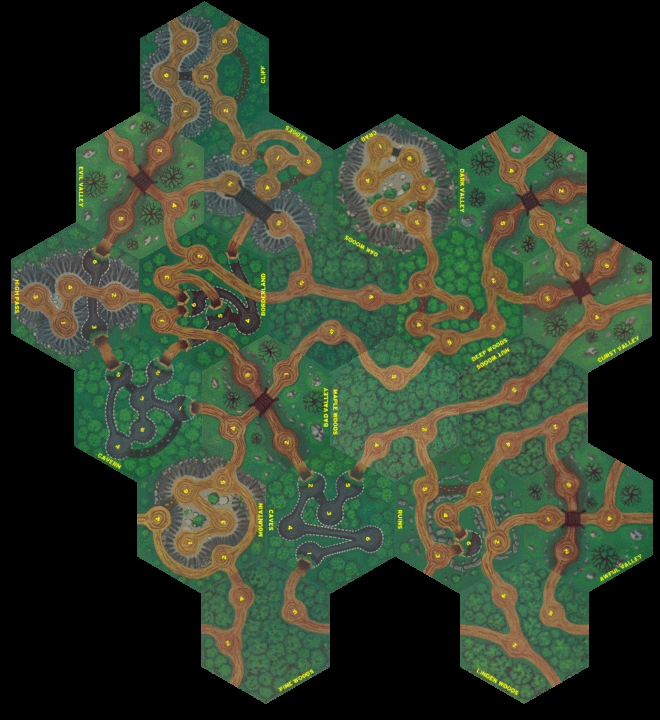

This is a level from a 2D game, rendered from its Tiled map with the project's own tilesets. A one-line summary and the map file follow, with tile-layer data summarised:
An orthogonal 33x36 tile map with 20x20 px tiles, 1 tile layer (Board) and 115 objects.

<map version="1.0" orientation="orthogonal" renderorder="right-down" width="33" height="36" tilewidth="20" tileheight="20" nextobjectid="130">
 <tileset firstgid="1" name="map-v2" tilewidth="20" tileheight="20">
  <image source="map-v2.gif" trans="ff00ff" width="800" height="800" />
 </tileset>
 <layer name="Board" width="33" height="36">
  <data>[1188 cells, 1188 non-empty, 1188 distinct tile ids]</data>
 </layer>
 <objectgroup name="Object Layer 1">
  <object id="1" x="180" y="40">
   <ellipse />
  </object>
  <object id="2" x="220" y="40">
   <ellipse />
  </object>
  <object id="3" x="240" y="20">
   <ellipse />
  </object>
  <object id="4" x="180" y="20">
   <ellipse />
  </object>
  <object id="5" x="160" y="80">
   <ellipse />
  </object>
  <object id="6" x="200" y="80">
   <ellipse />
  </object>
  <object id="7" x="180" y="100">
   <ellipse />
  </object>
  <object id="8" x="220" y="120">
   <ellipse />
  </object>
  <object id="9" x="240" y="140">
   <ellipse />
  </object>
  <object id="10" x="280" y="160">
   <ellipse />
  </object>
  <object id="11" x="320" y="160">
   <ellipse />
  </object>
  <object id="12" x="260" y="180">
   <ellipse />
  </object>
  <object id="13" x="220" y="180">
   <ellipse />
  </object>
  <object id="14" x="280" y="220">
   <ellipse />
  </object>
  <object id="15" x="380" y="140">
   <ellipse />
  </object>
  <object id="16" x="420" y="160">
   <ellipse />
  </object>
  <object id="17" x="360" y="180">
   <ellipse />
  </object>
  <object id="18" x="380" y="220">
   <ellipse />
  </object>
  <object id="19" x="420" y="220">
   <ellipse />
  </object>
  <object id="20" x="420" y="200">
   <ellipse />
  </object>
  <object id="21" x="500" y="160">
   <ellipse />
  </object>
  <object id="22" x="560" y="180">
   <ellipse />
  </object>
  <object id="23" x="500" y="220">
   <ellipse />
  </object>
  <object id="24" x="540" y="220">
   <ellipse />
  </object>
  <object id="25" x="560" y="260">
   <ellipse />
  </object>
  <object id="26" x="600" y="260">
   <ellipse />
  </object>
  <object id="27" x="600" y="320">
   <ellipse />
  </object>
  <object id="28" x="540" y="300">
   <ellipse />
  </object>
  <object id="29" x="620" y="240">
   <ellipse />
  </object>
  <object id="30" x="640" y="300">
   <ellipse />
  </object>
  <object id="31" x="580" y="400">
   <ellipse />
  </object>
  <object id="32" x="620" y="460">
   <ellipse />
  </object>
  <object id="33" x="660" y="520">
   <ellipse />
  </object>
  <object id="34" x="620" y="520">
   <ellipse />
  </object>
  <object id="36" x="560" y="560">
   <ellipse />
  </object>
  <object id="37" x="560" y="520">
   <ellipse />
  </object>
  <object id="38" x="560" y="480">
   <ellipse />
  </object>
  <object id="39" x="560" y="620">
   <ellipse />
  </object>
  <object id="40" x="520" y="640">
   <ellipse />
  </object>
  <object id="41" x="500" y="600">
   <ellipse />
  </object>
  <object id="42" x="440" y="560">
   <ellipse />
  </object>
  <object id="43" x="500" y="540">
   <ellipse />
  </object>
  <object id="44" x="480" y="500">
   <ellipse />
  </object>
  <object id="45" x="440" y="520">
   <ellipse />
  </object>
  <object id="46" x="460" y="540">
   <ellipse />
  </object>
  <object id="47" x="420" y="480">
   <ellipse />
  </object>
  <object id="48" x="420" y="420">
   <ellipse />
  </object>
  <object id="49" x="380" y="440">
   <ellipse />
  </object>
  <object id="50" x="520" y="380">
   <ellipse />
  </object>
  <object id="51" x="400" y="380">
   <ellipse />
  </object>
  <object id="52" x="460" y="340">
   <ellipse />
  </object>
  <object id="53" x="420" y="320">
   <ellipse />
  </object>
  <object id="54" x="420" y="280">
   <ellipse />
  </object>
  <object id="55" x="460" y="300">
   <ellipse />
  </object>
  <object id="56" x="500" y="320">
   <ellipse />
  </object>
  <object id="57" x="500" y="280">
   <ellipse />
  </object>
  <object id="58" x="380" y="300">
   <ellipse />
  </object>
  <object id="61" x="340" y="320">
   <ellipse />
  </object>
  <object id="62" x="300" y="280">
   <ellipse />
  </object>
  <object id="63" x="200" y="260">
   <ellipse />
  </object>
  <object id="64" x="160" y="280">
   <ellipse />
  </object>
  <object id="65" x="160" y="320">
   <ellipse />
  </object>
  <object id="66" x="200" y="300">
   <ellipse />
  </object>
  <object id="67" x="220" y="320">
   <ellipse />
  </object>
  <object id="68" x="240" y="320">
   <ellipse />
  </object>
  <object id="69" x="120" y="220">
   <ellipse />
  </object>
  <object id="70" x="120" y="160">
   <ellipse />
  </object>
  <object id="71" x="160" y="140">
   <ellipse />
  </object>
  <object id="72" x="180" y="200">
   <ellipse />
  </object>
  <object id="73" x="100" y="260">
   <ellipse />
  </object>
  <object id="74" x="120" y="300">
   <ellipse />
  </object>
  <object id="75" x="60" y="320">
   <ellipse />
  </object>
  <object id="76" x="60" y="280">
   <ellipse />
  </object>
  <object id="77" x="40" y="300">
   <ellipse />
  </object>
  <object id="78" x="20" y="300">
   <ellipse />
  </object>
  <object id="79" x="100" y="320">
   <ellipse />
  </object>
  <object id="80" x="120" y="380">
   <ellipse />
  </object>
  <object id="81" x="120" y="440">
   <ellipse />
  </object>
  <object id="82" x="140" y="420">
   <ellipse />
  </object>
  <object id="83" x="140" y="400">
   <ellipse />
  </object>
  <object id="84" x="160" y="380">
   <ellipse />
  </object>
  <object id="85" x="180" y="400">
   <ellipse />
  </object>
  <object id="86" x="240" y="420">
   <ellipse />
  </object>
  <object id="87" x="240" y="380">
   <ellipse />
  </object>
  <object id="88" x="280" y="380">
   <ellipse />
  </object>
  <object id="89" x="280" y="440">
   <ellipse />
  </object>
  <object id="90" x="220" y="480">
   <ellipse />
  </object>
  <object id="91" x="180" y="500">
   <ellipse />
  </object>
  <object id="92" x="220" y="520">
   <ellipse />
  </object>
  <object id="94" x="180" y="540">
   <ellipse />
  </object>
  <object id="95" x="160" y="520">
   <ellipse />
  </object>
  <object id="96" x="140" y="520">
   <ellipse />
  </object>
  <object id="97" x="220" y="560">
   <ellipse />
  </object>
  <object id="98" x="240" y="600">
   <ellipse />
  </object>
  <object id="99" x="220" y="640">
   <ellipse />
  </object>
  <object id="100" x="240" y="680">
   <ellipse />
  </object>
  <object id="101" x="200" y="620">
   <ellipse />
  </object>
  <object id="102" x="460" y="640">
   <ellipse />
  </object>
  <object id="103" x="560" y="680">
   <ellipse />
  </object>
  <object id="104" x="560" y="440">
   <ellipse />
  </object>
  <object id="105" x="500" y="440">
   <ellipse />
  </object>
  <object id="106" x="320" y="480">
   <ellipse />
  </object>
  <object id="107" x="360" y="480">
   <ellipse />
  </object>
  <object id="108" x="320" y="520">
   <ellipse />
  </object>
  <object id="109" x="280" y="520">
   <ellipse />
  </object>
  <object id="110" x="320" y="560">
   <ellipse />
  </object>
  <object id="113" x="360" y="540">
   <ellipse />
  </object>
  <object id="119" x="300" y="600">
   <ellipse />
  </object>
  <object id="120" x="320" y="620">
   <ellipse />
  </object>
  <object id="121" x="560" y="140">
   <ellipse />
  </object>
  <object id="122" x="480" y="140">
   <ellipse />
  </object>
  <object id="123" x="100" y="140">
   <ellipse />
  </object>
  <object id="124" x="420" y="580">
   <ellipse />
  </object>
  <object id="125" x="600" y="620">
   <ellipse />
  </object>
  <object id="126" x="600" y="180">
   <ellipse />
  </object>
 </objectgroup>
</map>